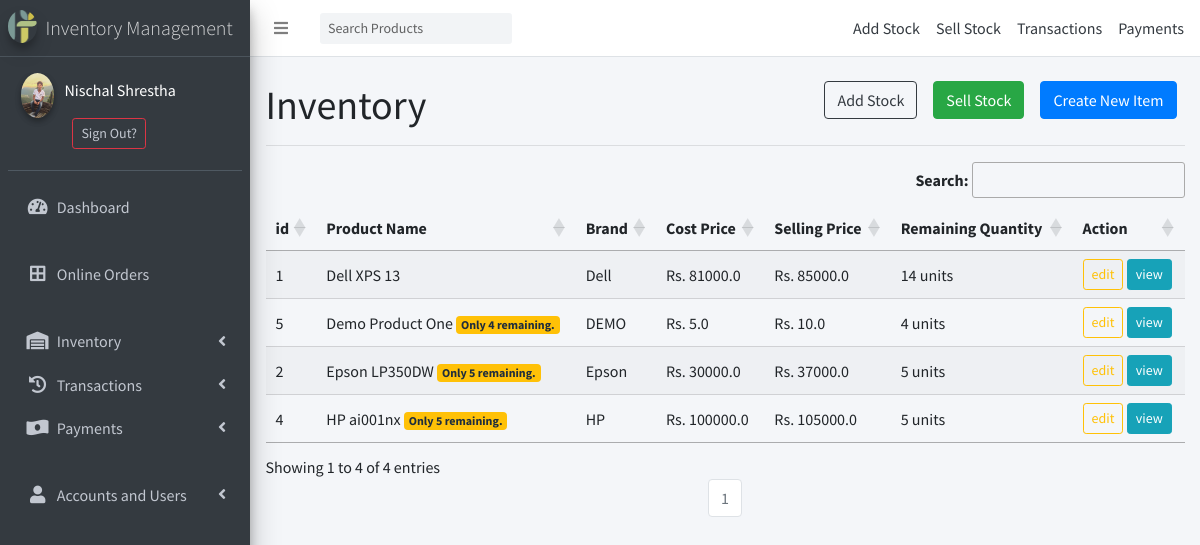
The app's page /inventory/ (signed in) with its own data.
### accounts/models.py (models this page shows)
class User(AbstractBaseUser, PermissionsMixin):
    class Types(models.TextChoices):
        ADMIN = "ADMIN", "Admin"
        STAFF = "STAFF", "Staff"
        CUSTOMER = "CUSTOMER", "Customer"
    base_type = Types.CUSTOMER
    _type = models.CharField(
        _("Type"), max_length=50, choices=Types.choices, default=base_type
    )
    email = models.EmailField(max_length=254, unique=True)
    first_name = models.CharField(max_length=128)
    last_name = models.CharField(max_length=128)
    is_staff = models.BooleanField(default=False)
    is_superuser = models.BooleanField(default=False)
    is_active = models.BooleanField(default=True)
    last_login = models.DateTimeField(null=True, blank=True)
    date_joined = models.DateTimeField(auto_now_add=True)
    USERNAME_FIELD = 'email'
    EMAIL_FIELD = 'email'
    REQUIRED_FIELDS = ['first_name','last_name','_type']
    objects = UserManager()

### Userprofile/models.py (models this page shows, shortened)
class Profile(models.Model):
    user = models.OneToOneField(User, on_delete=models.CASCADE)
    mobile_num_regex = RegexValidator(regex="^[0-9]{9,15}$", message="Entered mobile number isn't in a right format!")
    contact = models.CharField(validators=[mobile_num_regex], max_length=13, blank=True, null=True)
    dp = models.ImageField(default='user.png',upload_to='profile_pics')

### inventory/models.py (models this page shows, shortened)
class Item(models.Model):
    name = models.CharField(_("Product Name"),max_length = 240, unique = True)
    brand = models.CharField(_("Product Brand"), max_length = 50, null=True, blank=True)
    category = models.ForeignKey("inventory.Category", verbose_name=_("category"), on_delete=models.CASCADE, related_name='categories')
    description = models.TextField(_("Product Description"))
    image = models.ImageField(_("Product Image"), upload_to="product_images", height_field=None, width_field=None, max_length=None, default = 'image-not-available.jpg')
    cost_price = models.FloatField(_("Latest Cost Price"), default=0)
    quantity = models.IntegerField(_("Available Quantity"), default=0)
    selling_price = models.FloatField(_("Current Selling Price"), default=0)
    about_seller = models.TextField(_("About Seller"))
    class Meta:
        ordering = ['name']

### inventory/views.py (the view)
# urls.py: path("", ItemListView.as_view() , name="items-list"),
class ItemListView(LoginRequiredMixin, UserPassesTestMixin, ListView):
    model = Item
    template_name = "inventory/item_list.html"
    context_object_name = 'items'
    paginate_by = 50
    def get_context_data(self, **kwargs):
        context = super().get_context_data(**kwargs)
        context["title"] = "Inventory Items List"
        return context
    def test_func(self):
        return self.request.user._type in ['ADMIN', 'STAFF']

### inventory/context_processors.py (called while the page is built)
def category(request):
    return {
        'categories': Category.objects.parents(),
        'cart_items': Order.objects.get_or_create(user=request.user, status='NO')[0].items.all().count() if request.user.is_authenticated else None,
        }

### inventory/models.py (called while the page is built)
    def parents(self):
        qs = super(CategoryManager, self).filter(parent = None)
        return qs

### templates/inventory/item_list.html (shortened to what this page needs)
{% extends 'partial/base.html' %}
{% load static %}
{% block style %}
<link rel="stylesheet" type="text/css" href="https://cdn.datatables.net/1.10.22/css/jquery.dataTables.css">
{% endblock style %}
{% block content %}
<a href="{% url 'inventory:new-item' %}" class="mx-2 btn btn-primary" style="float:right;">Create New Item</a>
<a href="{% url 'inventory:sell-stock' %}" class="mx-2 btn btn-success" style="float:right;">Sell Stock</a>
<a href="{% url 'inventory:add-stock' %}" class="mx-2 btn btn-outline-dark" style="float:right;">Add Stock</a>
<h1>Inventory</h1>
<hr>
<table id="table_id" class="display">
    <thead>
        <tr>
            <th>id</th>
            <th>Product Name</th>
            <th>Brand</th>
            <th>Cost Price</th>
            <th>Selling Price</th>
            <th>Remaining Quantity</th>
            <th>Action</th>
        </tr>
    </thead>
    <tbody>
    {% for item in items %}
        <tr>
            <td>{{item.id}}</td>
            <td>
                {{item.name}}
                {% if item.quantity <= 0 %}
                    <span class="badge badge-danger">Out of Stock</span>
                {% elif item.quantity < 10 %}
                    <span class="badge badge-warning">Only {{item.quantity}} remaining.</span>
                {% endif %}
            </td>
            <td>{{item.brand}}</td>
            <td>Rs. {{item.cost_price}}</td>
            <td>Rs. {{item.selling_price}}</td>
            <td>{{item.quantity}} units</td>
            <td><a class='btn btn-outline-warning btn-sm' href="{% url 'inventory:item-update' item.id%}">edit</a>
            <a class='btn btn-info btn-sm view_item_btn' value="{{item.id}}" href="#">view</a>
            </td>
        </tr>
    {% endfor %}
    </tbody>
</table>
{% include "partial/pagination.html" %}
{% endblock content %}

### templates/side_nav.html (shortened to what this page needs)
{% load static %}
<aside class="main-sidebar sidebar-dark-primary elevation-4">
    <a href="/" class="brand-link">
      <img src="{% static '../media/favicon.png' %}" alt="IMS" class="brand-image img-circle elevation-3 ml-0"
           style="opacity: .8">
      <span class="brand-text font-weight-light">Inventory Management</span>
    </a>
    <div class="sidebar">
      <div class="user-panel mt-3 pb-3 mb-3 d-flex">
        {% if user.is_authenticated %}
          <div class="image">
            <img src="{{request.user.profile.dp.url}}" class="img-circle elevation-2" alt="User Image">
          </div>
          <div class="info">
          <a class="text-white mr-2" href="{% url 'profile' %}" id="navbarDropdown" role="button" aria-haspopup="true" aria-expanded="false">
            <p class="d-block">{{request.user.first_name}} {{request.user.last_name}}</p>
          </a>
          <a class="btn btn-sm btn-outline-danger" href="{% url 'account_logout' %}">Sign Out?</a>
        {% else %}
          <a class="btn mr-1 mb-1 btn-sm btn-outline-success text-light" href="{% url 'account_login' %}">Sign In</a>
          {% comment %} <a class="btn btn-sm mb-1 btn-warning text-dark" href="{% url 'account_signup' %}">Signup</a> {% endcomment %}
        {% endif %}
        </div>
      </div>
      <nav class="mt-2">
        <ul class="nav nav-pills nav-sidebar flex-column" data-widget="treeview" role="menu" data-accordion="false">
          <li class="nav-item">
            <a href="{% url 'main:admin-home' %}" class="nav-link">
              <i class="nav-icon fas fa-tachometer-alt active"></i>
              <p>
                Dashboard
              </p>
            </a>
          </li><br>
          <li class="nav-item">
            <a href="{% url 'inventory:orders-list' %}" class="nav-link">
              <i class="nav-icon fas fa-border-all active"></i>
              <p>
                Online Orders
              </p>
            </a>
          </li><br>
          {% if user.is_authenticated %}
          <li class="nav-item has-treeview menu-closed">
            <a href="#" class="nav-link">
              <i class="nav-icon fas fa-warehouse"></i>
              <p>
                Inventory
                <i class="right fas fa-angle-left"></i>
              </p>
            </a>
          </li>
          <li class="nav-item has-treeview menu-closed">
            <a href="#" class="nav-link">
              <i class="nav-icon fas fa-history"></i>
              <p>
                Transactions
                <i class="right fas fa-angle-left"></i>
              </p>
            </a>
          </li>
          <li class="nav-item has-treeview menu-closed">
            <a href="#" class="nav-link">
              <i class="nav-icon fas fa-money-bill-wave-alt"></i>
              <p>
                Payments
                <i class="right fas fa-angle-left"></i>
              </p>
            </a>
          </li>
          {% endif %}
          {% if user.is_staff %}
          <br>
          <li class="nav-item has-treeview menu-closed">
            <a href="#" class="nav-link">
              <i class="nav-icon fas fa-user"></i>
              <p>
                Accounts and Users
                <i class="right fas fa-angle-left"></i>
              </p>
            </a>
          </li>
          {% endif %}
        </ul>
      </nav>
    </div>
  </aside>

### records on screen
User: user.profile.dp (picture), user.first_name "Nischal", user.last_name "Shrestha"
Item: id "1", name "Dell XPS 13", brand "Dell", cost_price "81000.0", selling_price "85000.0", quantity "14"
Item: id "5", name "Demo Product One", quantity "4", brand "DEMO", cost_price "5.0", selling_price "10.0"
Item: id "2", name "Epson LP350DW", quantity "5", brand "Epson", cost_price "30000.0", selling_price "37000.0"
Item: id "4", name "HP ai001nx", quantity "5", brand "HP", cost_price "100000.0", selling_price "105000.0"

### other values on screen
{{ num }} "1"
